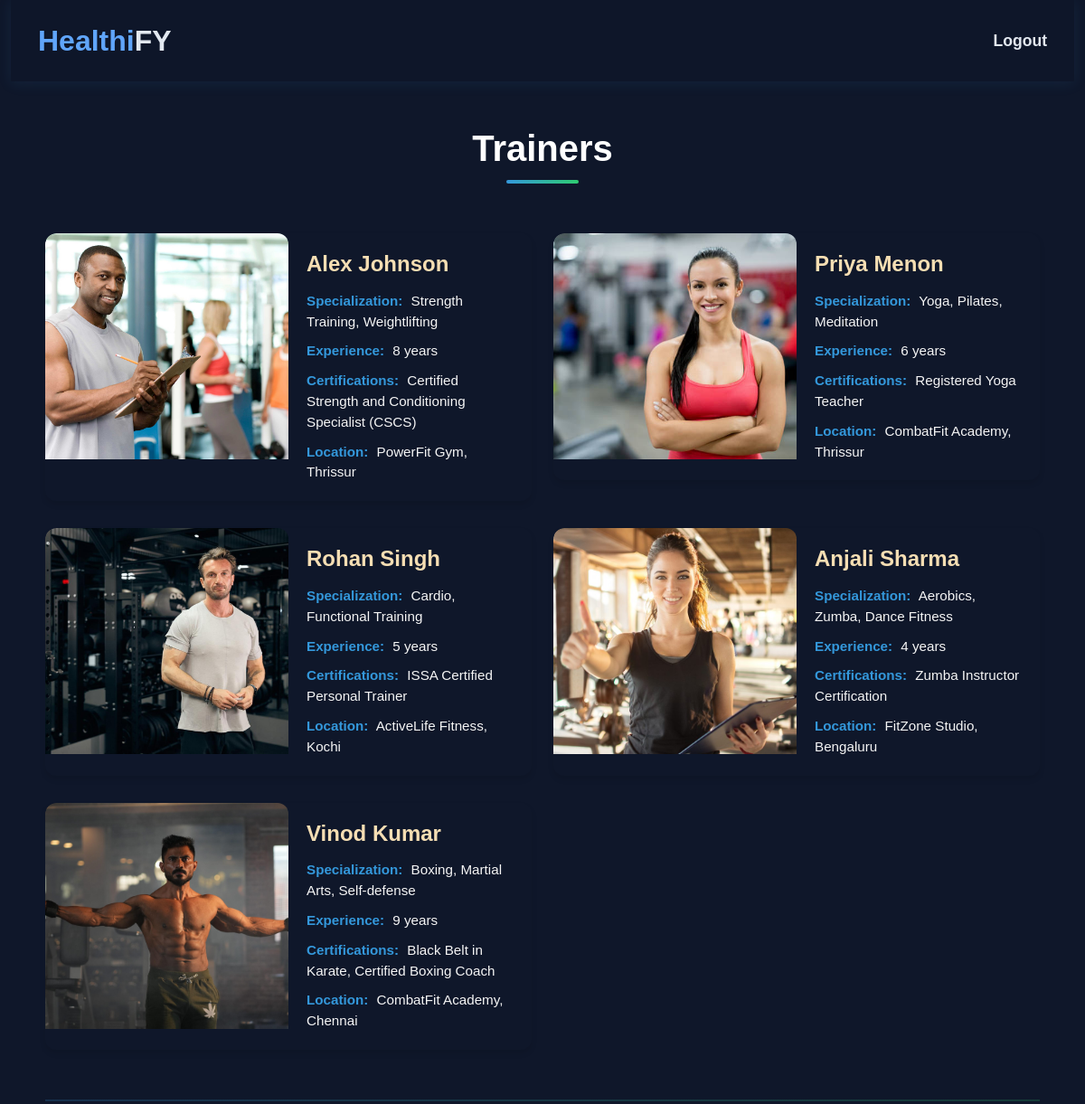
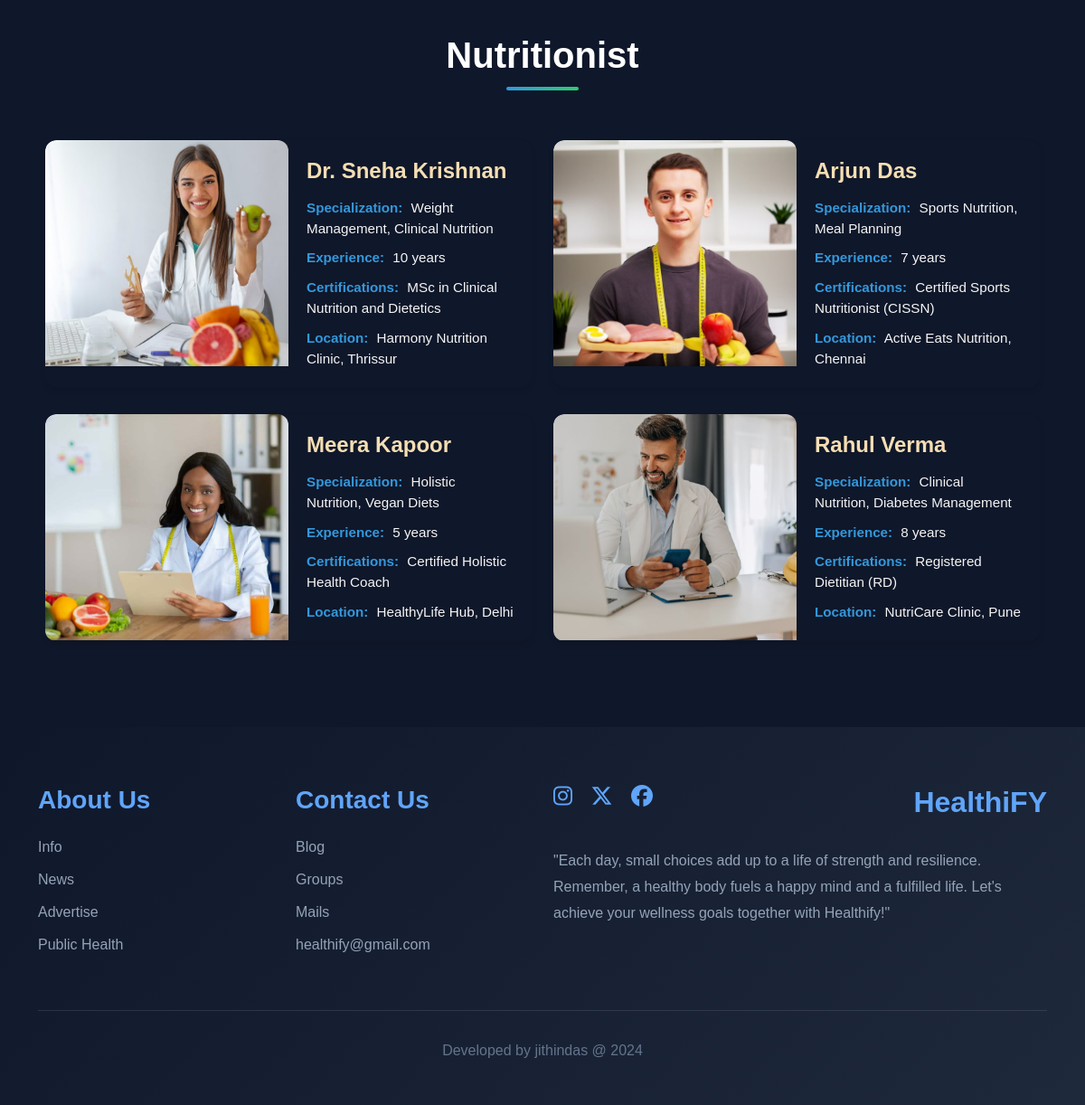
Screenshot of /consultant/ with the database file from the repository (2 pictures, top to bottom).
### web/models.py (models this page shows, shortened)
class Consultant(models.Model):
    name=models.CharField(max_length=100,null=True)
    profile_picture=models.FileField(upload_to='images',null=True,blank=True)
    specialization=models.CharField(max_length=100,null=True)
    experience=models.IntegerField(null=True)
    certifications=models.CharField(max_length=100,null=True)
    location=models.CharField(max_length=100,null=True)
    job=models.CharField(max_length=100,choices=[('trainer','trainer'),
                                                    ('nutritionist','nutritionist')],null=True)
    created_date=models.DateField(auto_now_add=True)
    updated_date=models.DateField(auto_now=True)

### web/views.py (the view)
# urls.py: path('consultant/', Consultant_List_View.as_view(), name='consultant'),
class Consultant_List_View(View):
    def get(self,request,*args,**kwargs):
        data=Consultant.objects.all()
        return render(request,'consultant_list.html',{'data':data})

### web/templates/consultant_list.html (shortened to what this page needs)
{% extends 'profile_update.html' %}
{% load static %}
{% block content %}
<div class="container content">
    <h1 class="content_heading">Trainers</h1>
    <div class="row">
        {% for i in data %}
        {% if i.job == 'trainer' %}
        <div class="col-md-6 main">
            <div class="consultant-card">
                <div class="row g-0">
                    <div class="col-md-6">
                        {% if i.profile_picture %}
                        <img class="card_img" src="{{ i.profile_picture.url }}" alt="{{ i.name }}">
                        {% else %}
                        <img class="card_img" src="https://via.placeholder.com/300x400" alt="No Photo available">
                        {% endif %}
                    </div>
                    <div class="col-md-6">
                        <div class="card-body">
                            <h4 class="card-title">{{ i.name }}</h4>
                            <p class="card-text"><span>specialization:</span> {{ i.specialization }}</p>
                            <p class="card-text"><span>experience:</span> {{ i.experience }} years</p>
                            <p class="card-text"><span>certifications:</span> {{ i.certifications }}</p>
                            <p class="card-text"><span>location:</span> {{ i.location }}</p>
                        </div>
                    </div>
                </div>
            </div>
        </div>
        {% endif %}
        {% endfor %}
    </div>
    <div class="section-divider"></div>
    <h1 class="content_heading">Nutritionist</h1>
    <div class="row">
        {% for i in data %}
        {% if i.job == 'nutritionist' %}
        <div class="col-md-6">
            <div class="consultant-card">
                <div class="row g-0">
                    <div class="col-md-6">
                        {% if i.profile_picture %}
                        <img class="card_img" src="{{ i.profile_picture.url }}" alt="{{ i.name }}">
                        {% else %}
                        <img class="card_img" src="https://via.placeholder.com/300x400" alt="No Photo available">
                        {% endif %}
                    </div>
                    <div class="col-md-6">
                        <div class="card-body">
                            <h4 class="card-title">{{ i.name }}</h4>
                            <p class="card-text"><span>specialization:</span> {{ i.specialization }}</p>
                            <p class="card-text"><span>experience:</span> {{ i.experience }} years</p>
                            <p class="card-text"><span>certifications:</span> {{ i.certifications }}</p>
                            <p class="card-text"><span>location:</span> {{ i.location }}</p>
                        </div>
                    </div>
                </div>
            </div>
        </div>
        {% endif %}
        {% endfor %}
    </div>
</div>
{% endblock content %}

### web/templates/profile_update.html (style rules this page uses)
* { margin: 0; padding: 0; box-sizing: border-box; font-family: 'Poppins', sans-serif; }
body { background: #0f172a; color: #e2e8f0; }

### web/templates/consultant_list.html (style rules this page uses)
.content { padding: 10px 20px 80px; background: #0f172a; min-height: 100vh; }
.content_heading { font-size: 2.5rem; color: white; text-align: center; margin: 40px 0; font-weight: 700; position: relative; padding-bottom: 15px; }
.content_heading::after { content: ''; position: absolute; bottom: 0; left: 50%; transform: translateX(-50%); width: 80px; height: 4px; background: linear-gradient(90deg, #3498db, #2ecc71); border-radius: 2px; }
.consultant-card { border-radius: 12px; box-shadow: 0 4px 6px rgba(0, 0, 0, 0.1); transition: transform 0.3s ease, box-shadow 0.3s ease; margin: 15px 0; overflow: hidden; }
.card_img { height: 250px; width: 100%; object-fit: cover; border-radius: 12px 12px 0 0; }
.card-body { padding: 20px; }
.card-title { color: wheat; font-size: 1.5rem; margin-bottom: 15px; font-weight: 600; }
.card-text { margin: 10px 0; color: whitesmoke; font-size: 0.95rem; line-height: 1.5; }
.card-text span { font-weight: 600; color: #3498db; margin-right: 5px; text-transform: capitalize; }
.section-divider { height: 2px; background: linear-gradient(90deg, #3498db, #2ecc71); margin: 40px 0; opacity: 0.2; }

### rows the page displays
Consultant: profile_picture (picture), name "Alex Johnson", specialization "Strength Training, Weightlifting", experience "8", certifications "Certified Strength and Conditioning Specialist (CSCS)", location "PowerFit Gym, Thrissur"
Consultant: profile_picture (picture), name "Priya Menon", specialization "Yoga, Pilates, Meditation", experience "6", certifications "Registered Yoga Teacher", location "CombatFit Academy, Thrissur"
Consultant: profile_picture (picture), name "Rohan Singh", specialization "Cardio, Functional Training", experience "5", certifications "ISSA Certified Personal Trainer", location "ActiveLife Fitness, Kochi"
Consultant: profile_picture (picture), name "Anjali Sharma", specialization "Aerobics, Zumba, Dance Fitness", experience "4", certifications "Zumba Instructor Certification", location "FitZone Studio, Bengaluru"
Consultant: profile_picture (picture), name "Vinod Kumar", specialization "Boxing, Martial Arts, Self-defense", experience "9", certifications "Black Belt in Karate, Certified Boxing Coach", location "CombatFit Academy, Chennai"
Consultant: profile_picture (picture), name "Dr. Sneha Krishnan", specialization "Weight Management, Clinical Nutrition", experience "10", certifications "MSc in Clinical Nutrition and Dietetics", location "Harmony Nutrition Clinic, Thrissur"
Consultant: profile_picture (picture), name "Arjun Das", specialization "Sports Nutrition, Meal Planning", experience "7", certifications "Certified Sports Nutritionist (CISSN)", location "Active Eats Nutrition, Chennai"
Consultant: profile_picture (picture), name "Meera Kapoor", specialization "Holistic Nutrition, Vegan Diets", experience "5", certifications "Certified Holistic Health Coach", location "HealthyLife Hub, Delhi"
Consultant: profile_picture (picture), name "Rahul Verma", specialization "Clinical Nutrition, Diabetes Management", experience "8", certifications "Registered Dietitian (RD)", location "NutriCare Clinic, Pune"
